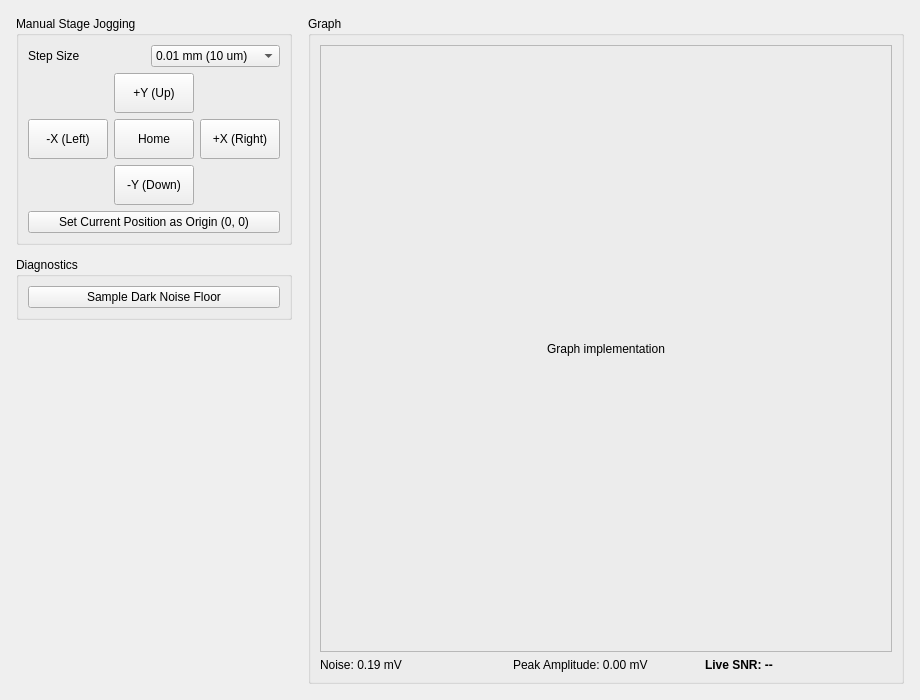
<?xml version="1.0" encoding="UTF-8"?>
<ui version="4.0">
 <class>PageCalibration</class>
 <widget class="QWidget" name="PageCalibration">
  <property name="geometry">
   <rect>
    <x>0</x>
    <y>0</y>
    <width>920</width>
    <height>700</height>
   </rect>
  </property>
  <layout class="QHBoxLayout" name="horizontalLayout_main" stretch="0,2">
   <property name="spacing">
    <number>16</number>
   </property>
   <property name="leftMargin">
    <number>16</number>
   </property>
   <property name="topMargin">
    <number>16</number>
   </property>
   <property name="rightMargin">
    <number>16</number>
   </property>
   <property name="bottomMargin">
    <number>16</number>
   </property>
   <item>
    <layout class="QVBoxLayout" name="layout_left_controls">
     <property name="spacing">
      <number>12</number>
     </property>
     <item>
      <widget class="QGroupBox" name="group_stage_jog">
       <property name="title">
        <string>Manual Stage Jogging</string>
       </property>
       <layout class="QVBoxLayout" name="verticalLayout_jog">
        <item>
         <layout class="QHBoxLayout" name="horizontalLayout_step">
          <item>
           <widget class="QLabel" name="label_step">
            <property name="text">
             <string>Step Size</string>
            </property>
           </widget>
          </item>
          <item>
           <widget class="QComboBox" name="combo_jog_step">
            <item>
             <property name="text">
              <string>0.01 mm (10 um)</string>
             </property>
            </item>
            <item>
             <property name="text">
              <string>0.10 mm (100 um)</string>
             </property>
            </item>
            <item>
             <property name="text">
              <string>1.00 mm</string>
             </property>
            </item>
            <item>
             <property name="text">
              <string>10.0 mm</string>
             </property>
            </item>
           </widget>
          </item>
         </layout>
        </item>
        <item>
         <layout class="QGridLayout" name="gridLayout_jog">
          <item row="0" column="1">
           <widget class="QPushButton" name="btn_jog_y_pos">
            <property name="minimumSize">
             <size>
              <width>75</width>
              <height>40</height>
             </size>
            </property>
            <property name="text">
             <string>+Y (Up)</string>
            </property>
           </widget>
          </item>
          <item row="1" column="0">
           <widget class="QPushButton" name="btn_jog_x_neg">
            <property name="minimumSize">
             <size>
              <width>75</width>
              <height>40</height>
             </size>
            </property>
            <property name="text">
             <string>-X (Left)</string>
            </property>
           </widget>
          </item>
          <item row="1" column="1">
           <widget class="QPushButton" name="btn_jog_home">
            <property name="minimumSize">
             <size>
              <width>75</width>
              <height>40</height>
             </size>
            </property>
            <property name="text">
             <string>Home</string>
            </property>
           </widget>
          </item>
          <item row="1" column="2">
           <widget class="QPushButton" name="btn_jog_x_pos">
            <property name="minimumSize">
             <size>
              <width>75</width>
              <height>40</height>
             </size>
            </property>
            <property name="text">
             <string>+X (Right)</string>
            </property>
           </widget>
          </item>
          <item row="2" column="1">
           <widget class="QPushButton" name="btn_jog_y_neg">
            <property name="minimumSize">
             <size>
              <width>75</width>
              <height>40</height>
             </size>
            </property>
            <property name="text">
             <string>-Y (Down)</string>
            </property>
           </widget>
          </item>
         </layout>
        </item>
        <item>
         <widget class="QPushButton" name="btn_set_origin">
          <property name="text">
           <string>Set Current Position as Origin (0, 0)</string>
          </property>
         </widget>
        </item>
       </layout>
      </widget>
     </item>
     <item>
      <widget class="QGroupBox" name="group_laser_override">
       <property name="title">
        <string>Diagnostics</string>
       </property>
       <layout class="QVBoxLayout" name="verticalLayout_lasers">
        <item>
         <widget class="QPushButton" name="btn_measure_noise_floor">
          <property name="text">
           <string>Sample Dark Noise Floor</string>
          </property>
         </widget>
        </item>
       </layout>
      </widget>
     </item>
     <item>
      <spacer name="verticalSpacer">
       <property name="orientation">
        <enum>Qt::Orientation::Vertical</enum>
       </property>
       <property name="sizeHint" stdset="0">
        <size>
         <width>20</width>
         <height>40</height>
        </size>
       </property>
      </spacer>
     </item>
    </layout>
   </item>
   <item>
    <widget class="QGroupBox" name="group_cal_scope">
     <property name="title">
      <string>Graph</string>
     </property>
     <layout class="QVBoxLayout" name="verticalLayout_scope" stretch="1,0">
      <item>
       <widget class="QFrame" name="placeholder_cal_scope">
        <property name="frameShape">
         <enum>QFrame::Shape::StyledPanel</enum>
        </property>
        <layout class="QVBoxLayout" name="layout_cal_scope">
         <item>
          <widget class="QLabel" name="lbl_cal_scope_placeholder">
           <property name="text">
            <string>Graph implementation</string>
           </property>
           <property name="alignment">
            <set>Qt::AlignmentFlag::AlignCenter</set>
           </property>
          </widget>
         </item>
        </layout>
       </widget>
      </item>
      <item>
       <layout class="QHBoxLayout" name="horizontalLayout_metrics">
        <item>
         <widget class="QLabel" name="lbl_cal_rms_noise">
          <property name="text">
           <string>Noise: 0.19 mV</string>
          </property>
         </widget>
        </item>
        <item>
         <widget class="QLabel" name="lbl_cal_peak_v">
          <property name="text">
           <string>Peak Amplitude: 0.00 mV</string>
          </property>
         </widget>
        </item>
        <item>
         <widget class="QLabel" name="lbl_cal_snr">
          <property name="font">
           <font>
            <bold>true</bold>
           </font>
          </property>
          <property name="text">
           <string>Live SNR: --</string>
          </property>
         </widget>
        </item>
       </layout>
      </item>
     </layout>
    </widget>
   </item>
  </layout>
 </widget>
 <resources/>
 <connections/>
</ui>
